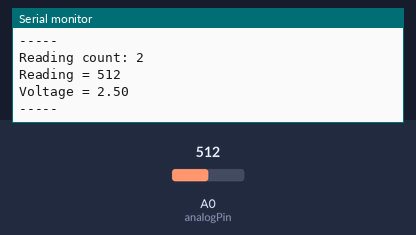
A sketch run on a simulated Arduino Uno, built with avr-gcc and run on an emulated ATmega328P. Shown: the last lines printed to the serial monitor. Inputs (shaded band) come from the test bench; at power-on: A0 (analogPin) = 512.

Above: at 2.8 s.
2.9 s: A0 (analogPin) set to 716
At 4.4 s:
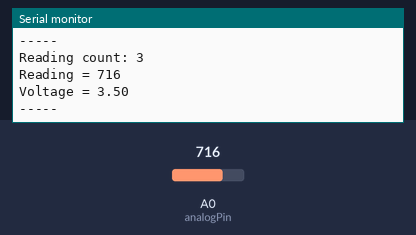
5.6 s: A0 (analogPin) set to 900
At 7.2 s:
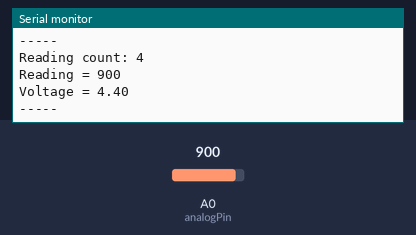
Timing chart, 0 to 8.7 s (numbered marks = the images above; inputs shaded):
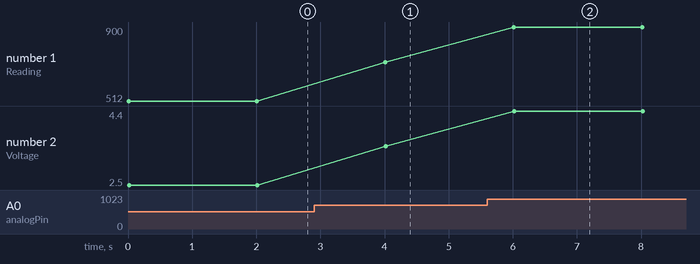

Measured:
- after the input at 2.9 s, the serial monitor: prints a new line after 1.1 s (image 1)
- after the input at 5.6 s, the serial monitor: prints a new line after 0.41 s (image 2)
- plotted number 1: 512 → 716 after the input at 2.9 s, 716 → 900 after the input at 5.6 s
- plotted number 2: 2.5 → 3.5 after the input at 2.9 s, 3.5 → 4.4 after the input at 5.6 s

The sketch:

lifeForce-0000-6-09.ino
```cpp
/**
   Analog Input - a value between 0 and 1023 depending on the voltage.

   Source:
   Programming Ardunino: Getting Started with Sketches
   Chapter 6 - Input and Output
   p.102 - 103

   Sketch 6-09

*/

int analogPin = A0;
int reading = 0;

void setup()
{
  Serial.begin(19200);
}

void loop()
{
  reading++;
  Serial.print("Reading count: ");
  Serial.println(reading);

  int reading = analogRead(A0);
  Serial.print("Reading = ");
  Serial.println(reading);

  // Convert the analog reading (which goes from 0 - 1023) to a voltage (0 - 5V):
  float voltage = reading * (5.0 / 1023.0);
  Serial.print("Voltage = ");
  Serial.println(voltage);

  Serial.println();
  Serial.println("-----");
  Serial.println();

  delay(2000);
}
```
